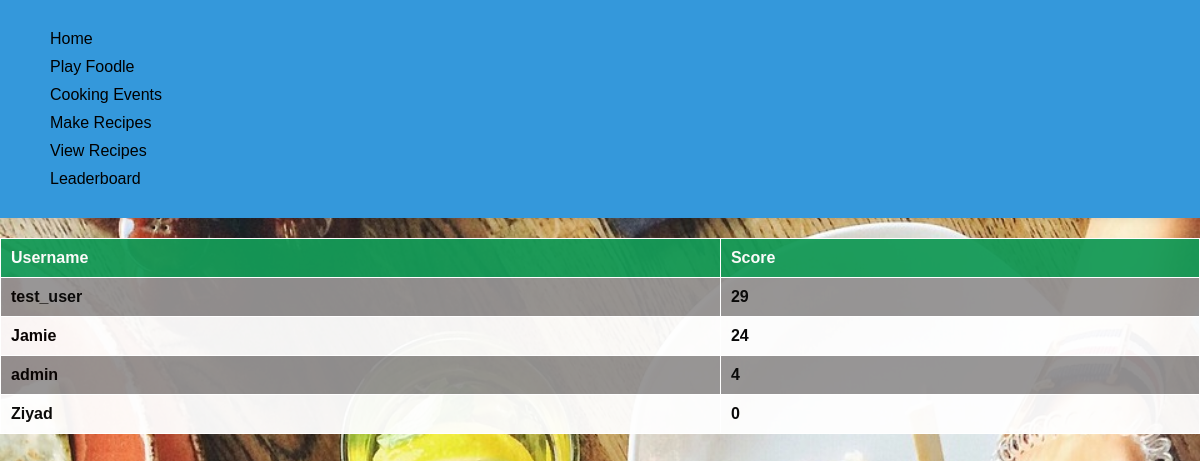
Before: /foodle/leaderboard/ (signed in) with the older database file.
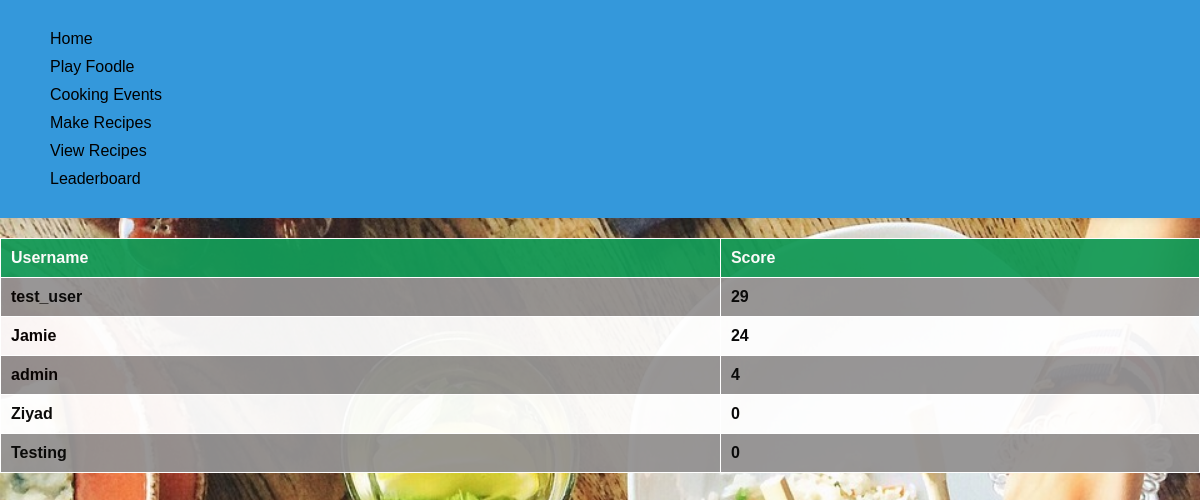
After: the same page with the newer database file.
### users/models.py (models this page shows, shortened)
class UserProfile(models.Model):
    user = models.OneToOneField(User, on_delete = models.CASCADE)
    foodle_score = models.IntegerField(default=0)
    def get_env_score(self):
        score = 0
        if (self.user.groups.count() == 0 ):
            return 0
        else:
            for event in MealEvent.objects.filter(group = self.user.groups.first()):
                score += event.score
        return score
    env_score = property(get_env_score)

### foodle/models.py (models this page shows)
class MealEvent(models.Model):
    Meal_Event_id = models.AutoField(primary_key=True)
    user = models.ForeignKey(User, on_delete=models.CASCADE)
    group = models.ForeignKey(Group, on_delete=models.CASCADE)
    date_time = models.DateTimeField()
    recipe = models.ForeignKey(Recipe, on_delete=models.CASCADE)
    score = models.PositiveBigIntegerField(default = 0)

### foodle/views.py (the view)
# urls.py: path("leaderboard/", views.leaderboard, name="leaderboard"),
@login_required
def leaderboard(request):
    profiles = list(UserProfile.objects.all())
    profiles.sort(
        reverse=True, key=lambda profile: profile.foodle_score + profile.env_score
    )
    context = {"top_100_profiles": profiles[:100]}
    return render(request, "foodle/leaderboard.html", context)

### foodle/templates/foodle/leaderboard.html (shortened to what this page needs)
{% extends 'foodle/index.html' %}
{% block content %}
{% load static %}
<link rel="stylesheet" href="{% static '/css/general.css' %}">
{% if top_100_profiles %}
    <table>
        <tr>
            <th>Username</th>
            <th>Score</th>
        </tr>
        {% for profile in top_100_profiles %}
        <tr>
            <td>{{ profile.user.username }}</td>
            <td>{{ profile.foodle_score|add:profile.env_score }}</td>
        </tr>
        {% endfor %}
    </table>
{% else %}
    <p>No users currently available</p>
{% endif %}
{% endblock content %}

### foodle/templates/foodle/index.html (shortened to what this page needs)
<!DOCTYPE html>
<html lang="en">
<head>
</head>
<body>
    <nav>
        <div>
            <div style="text-align: left;">
                <a href="{% url 'foodle:home' %}">Home</a>
                <a href="{% url 'foodle:play' %}">Play Foodle</a>
                <a href="{% url 'foodle:events' %}">Cooking Events</a>
                <a href="{% url 'recipes:create_recipe' %}">Make Recipes</a>
                <a href="{% url 'recipes:view_all_recipes' %}">View Recipes</a>
                <a href="{% url 'foodle:leaderboard' %}">Leaderboard</a>
            </div>
        </div>
    </nav>
    {% block content %}
    {% endblock content %}
</body>
</html>

### users/static/css/general.css (style rules this page uses)
body { background-image: url("./backgrounds/background1.jpg"); background-size: cover; height: 100vh; }

### foodle/templates/foodle/index.html (style rules this page uses)
body { font-family: Arial, sans-serif; background-color: #f2f2f2; margin: 0; padding: 0; box-sizing: border-box; }
nav { background-color: #3498db; padding: 10px; box-shadow: 0 0 10px rgba(0, 0, 0, 0.1); }
nav a { text-decoration: none; color: #fff; margin-right: 10px; }
div { margin: 20px; }
div a { text-decoration: none; color: black; display: block; margin-bottom: 10px; }

### foodle/templates/foodle/leaderboard.html (style rules this page uses)
body { font-family: Arial, sans-serif; background-color: #f2f2f2; margin: 0; padding: 0; box-sizing: border-box; }
table { width: 100%; border-collapse: collapse; margin-top: 20px; }
th, td { border: 1px solid #ffffff; opacity: 1; padding: 10px; text-align: left; }
th { background-color: #149a57; color: #fff; }
tr:nth-child(odd) { background-color: #ffffff; opacity: 0.95; font-weight: bold; }
tr:nth-child(even) { background-color: #949292; opacity: 0.95; font-weight: bold; }

Changed rows visible on the page:
added UserProfile: user.username "Testing", foodle_score|add "0"
